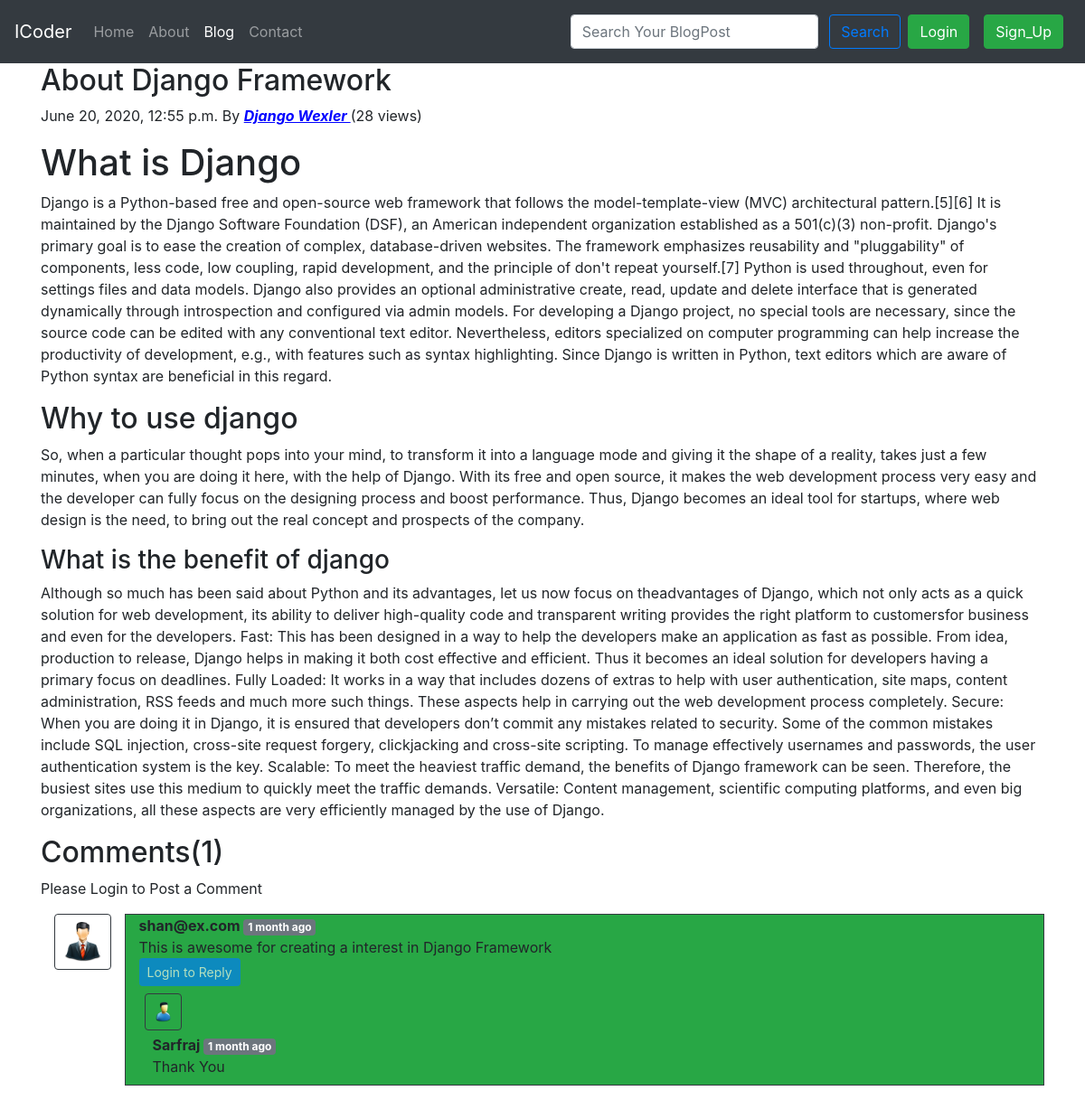
Page /blog/First_Post on the committed database.
### blog/models.py (models this page shows, shortened)
class Post(models.Model):
    sno = models.AutoField(primary_key = True)
    title = models.CharField(max_length=255)
    content = models.TextField()
    author = models.CharField(max_length=100)
    slug = models.CharField(max_length=130)
    views = models.IntegerField(default=0)
    timeStamp = models.DateTimeField(blank=True)

class BlogComment(models.Model):
    sno = models.AutoField(primary_key = True)
    comment = models.TextField()
    user = models.ForeignKey(User, on_delete=models.CASCADE) ## CASCADE will help user to point any one particular field of model
    post = models.ForeignKey(Post, on_delete=models.CASCADE)
    parent = models.ForeignKey('self', on_delete=models.CASCADE, null=True)
    timestamp = models.DateTimeField(default=now)

### blog/views.py (the view)
# urls.py: path('<str:slug>', views.blogPost, name='blogPost'),
def blogPost(request, slug):
    post = Post.objects.filter(slug = slug).first()
    post.views = post.views + 1
    post.save()
    comments = BlogComment.objects.filter(post=post, parent=None)
    replies = BlogComment.objects.filter(post=post).exclude(parent=None)
    repDict = {}
    for reply in replies:
        if reply.parent.sno not in repDict.keys():
            repDict[reply.parent.sno] = [reply]
        else:
            repDict[reply.parent.sno].append(reply)
    context = {'post':post, 'comments':comments, 'user':request.user, 'repDict':repDict}
    return render(request, 'blog/blogPost.html', context)

### blog/templatetags/extras.py (called while the page is built)
@register.filter(name='get_val')
def get_val(dict, key):
    return dict.get(key)

### templates/blog/blogPost.html (shortened to what this page needs)
{% extends 'base.html' %}
{% block blogactive%} active {% endblock blogactive %}
{% block body %}
{% load humanize %}
{% load extras %}
<div class="container">
    <div class="blog-post">
                <h2 class="blog-post-title">{{post.title}}</h2>
        <p class="blog-post-meta">{{post.timeStamp}} By <b style="color:blue;"><u><i>{{post.author}} </i></u></b></a> (<span>{{post.views}} views</span>)</p>
                <p>{{post.content|safe}}</p>
    </div>
</div>
<div class="container">
    <h2>Comments({{ comments.count }})</h2>
    <div class="my-2">
        {% if user.is_authenticated %}
            <form method= "post" action= "/blog/postComment">
            {% csrf_token %}
              <div class="form-group">
                <label for="comment">Post Your Comment :</label>
                <input type="text" class="form-control" name="comment" placeholder="Enter your comment here" required>
              </div>
            <input type="hidden" name="postSno" value="{{post.sno}}">
                <input type="hidden" name="parentSno">
            <button type="submit" class="btn btn-primary">Submit</button>
        </form>
        {% else %}
            <p>Please Login to Post a Comment</p>
        {% endif %}
    </div>
{% for comment in comments %}
    <div class="row my-3 mx-0">
        <div class="col-md-1">
            <img class="rounded mx-auto d-block w-100 p-2 border border-dark" src="/static/user.png" alt="user">
        </div>
        <div class="col-md-11 border border-dark bg-success">
            <b>{{comment.user.username}} </b>  <span class="badge badge-secondary" >{{comment.timestamp | naturaltime}}</span>
        <div>{{comment.comment}}</div>
            {% if user.is_authenticated %}
            <div class="reply mx-0">
                <p>
                  <a class="btn btn-sm btn btn-primary" data-toggle="collapse" href="#replyBox{{comment.sno}}" role="button" aria-expanded="false" aria-controls="replyBox{{comment.sno}}">
                    Reply
                  </a>
                </p>
                <div class="collapse" id="replyBox{{comment.sno}}">
                  <div class="card card-body my-2">
                    <form method= "post" action= "/blog/postComment">
                        {% csrf_token %}
                        <div class="form-group">
                            <label for="comment">Post a Reply :</label>
                            <input type="text" class="form-control" name="comment" placeholder="Enter your comment here" required>
                            <input type="hidden" name="parentSno" value="{{comment.sno}}">
                        </div>
                        <input type="hidden" name="postSno" value="{{post.sno}}">
                        <button type="submit" class="btn btn-primary">Submit</button>
                    </form>
                  </div>
                </div>
                {% else %}
                <button class="btn btn-sm btn btn-primary" data-toggle="collapse" href="#replyBox{{comment.sno}}" role="button" aria-expanded="false" aria-controls="replyBox{{comment.sno}}" disabled>
                    Login to Reply
                  </button>
                {% endif %}
                <div class="replies my-2">
                    {% for reply in repDict|get_val:comment.sno %}
                    <div class="row my-1">
                        <div class="col-md-1">
                            <img class="rounded mx-auto d-block w-75 p-2 border border-dark" src="/static/reply.png" alt="user">
                         </div>
                    </div>
                    <div class="col-md-11">
                        <b>{{reply.user.username}} </b>  <span class="badge badge-secondary" >{{reply.timestamp | naturaltime}}</span>
                        <div>{{reply.comment}}</div>
                    </div>
                    {% endfor %}
                </div>
            </div>
    </div>
{% endfor %}
    </div>
    {% endblock body %}

### templates/base.html (shortened to what this page needs)
<!doctype html>
<html lang="en">
  <head>
    <link rel="stylesheet" href="https://stackpath.bootstrapcdn.com/bootstrap/4.5.0/css/bootstrap.min.css">
  </head>
  <body>
    <nav class="navbar navbar-expand-lg navbar-dark bg-dark">
  <a class="navbar-brand" href="/"> ICoder </a>
  <div class="collapse navbar-collapse" id="navbarSupportedContent">
    <ul class="navbar-nav mr-auto">
      <li class="nav-item {% block homeactive%}{% endblock homeactive %}">
        <a class="nav-link" href="/">Home <span class="sr-only">(current)</span></a>
      </li>
      <li class="nav-item {% block aboutactive%}{% endblock aboutactive %}">
        <a class="nav-link" href="/about">About</a>
      </li>
       <li class="nav-item {% block blogactive%}{% endblock blogactive %}">
        <a class="nav-link" href="/blog">Blog</a>
      </li>
         <li class="nav-item {% block contactactive%}{% endblock contactactive %}">
        <a class="nav-link" href="/contact">Contact</a>
      </li>
    </ul>
      <div class="ml-auto form-inline">
    <form method="get" action="/search" class=" my-2 my-lg-0">
      <input class="form-control mr-sm-2" type="search" placeholder="Search Your BlogPost" aria-label="Search" name="search" id="search">
      <button class="btn btn-outline-primary my-2 my-sm-0" type="submit">Search</button>
    </form>
      {% if user.is_authenticated %}
      <ul class="navbar-nav">
          <li>
                  <li class="nav-item dropdown">
                    <a class="nav-link dropdown-toggle" href="#" id="navbarDropdown" role="button" data-toggle="dropdown" aria-haspopup="true" aria-expanded="false">
                        <button type="button" class="btn btn-success m-2">Welcome {{ request.user }}</button>
                    </a>
                    <div class="dropdown-menu" aria-labelledby="navbarDropdown">
                      <a class="dropdown-item" href="/logout">Logout</a>
                    </div>
                    </li>
          </li>
      </ul>
      {% else %}
         <button type="button" class="btn btn-success m-2" data-toggle="modal" data-target="#loginModal">
            Login
         </button>
        <button type="button" class="btn btn-success m-2" data-toggle="modal" data-target="#signupModal">
            Sign_Up
         </button>
      {% endif %}
      </div>
  </div>
</nav>
    {% block body %}{% endblock body %}
  </body>
</html>

### rows in the picture
Post: title "About Django Framework", timeStamp "June 20, 2020, 12:55 p.m.", author "Django Wexler", views "28", content "What is Django Django is a Python-based free and open-source web framework that follows the model-template-view (MVC) architectural pattern.[5][6] It is maintained by the Django Software Foundation (DSF), an American independent organization established as a 501(c)(3) non-profit. Django's primary goal is to ease the creation of complex, database-driven websites. The framework emphasizes reusability and \"pluggability\" of components, less code, low coupling, rapid development, and the principle of don't repeat yourself.[7] Python is used throughout, even for settings files and data models. Django also provides an optional administrative create, read, update and delete interface that is…"
BlogComment: user.username "shan@ex.com", timestamp "1 month ago", comment "This is awesome for creating a interest in Django Framework"
BlogComment: user.username "Sarfraj", timestamp "1 month ago", comment "Thank You"

### other values in the picture
{{ comments.count }} "1"
